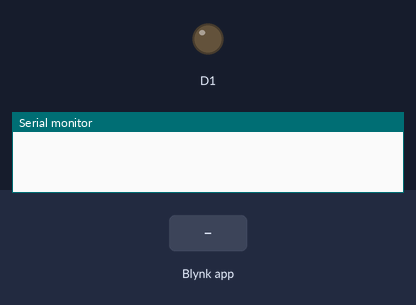
Recording of a sketch running on a simulated ESP8266 (NodeMCU). On the bench: output pins drawn as LEDs (lit = HIGH), the last lines printed to the serial monitor. Inputs (shaded band) come from the test bench. WiFi joins after 1.5 s; servers stay silent unless stated.

Above: at 3.0 s.
3.1 s: Blynk app writes 1 to V0
At 4.3 s:
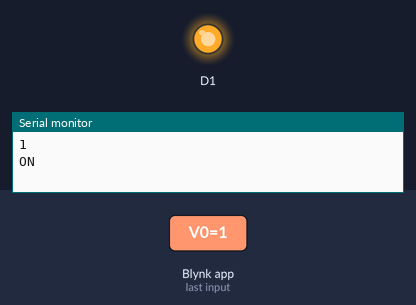
4.6 s: Blynk app writes 0 to V0
At 5.5 s:
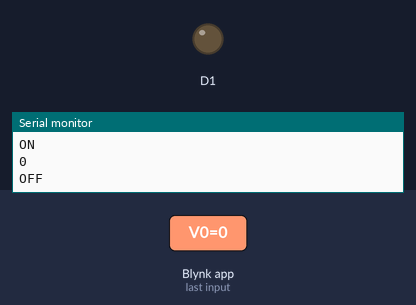
Timing chart, 0 to 7.6 s (numbered marks = the images above; inputs shaded):
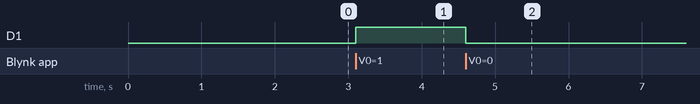

Measured:
- after the input at 3.1 s, D1: LOW → HIGH at once
- after the input at 4.6 s, D1: HIGH → LOW at once

The sketch:

relaymoduleblynk.ino
```cpp
#define BLYNK_TEMPLATE_ID "TMPLmE7HhM6P"
#define BLYNK_TEMPLATE_NAME "Quickstart Template"
#define BLYNK_AUTH_TOKEN "Z4wAZUj3LNBcZb2fjs23mxiyid66_W5p"


#define BLYNK_PRINT Serial


#include <ESP8266WiFi.h>
#include <BlynkSimpleEsp8266.h>

// Your WiFi credentials.
// Set password to "" for open networks.
char ssid[] = "hotspot";
char pass[] = "12345678";


// This function is called every time the Virtual Pin 0 state changes

BLYNK_WRITE(V0)
{
  // Set incoming value from pin V0 to a variable
  int value = param.asInt();
  Serial.println(value);

  if(value == 1){
    Serial.println("ON");
    digitalWrite(D1, HIGH);
  }
  else{
    Serial.println("OFF");
    digitalWrite(D1, LOW);
  }


}

void setup()
{
  // Debug console
  Serial.begin(115200);

  Blynk.begin(BLYNK_AUTH_TOKEN, ssid, pass);
  pinMode(D1, OUTPUT);
}

void loop()
{
  Blynk.run();

}
```
